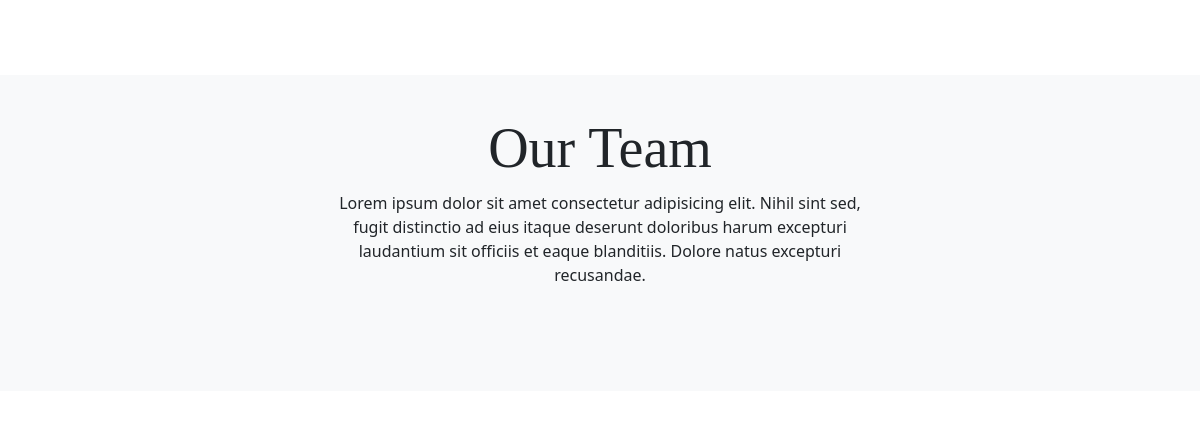
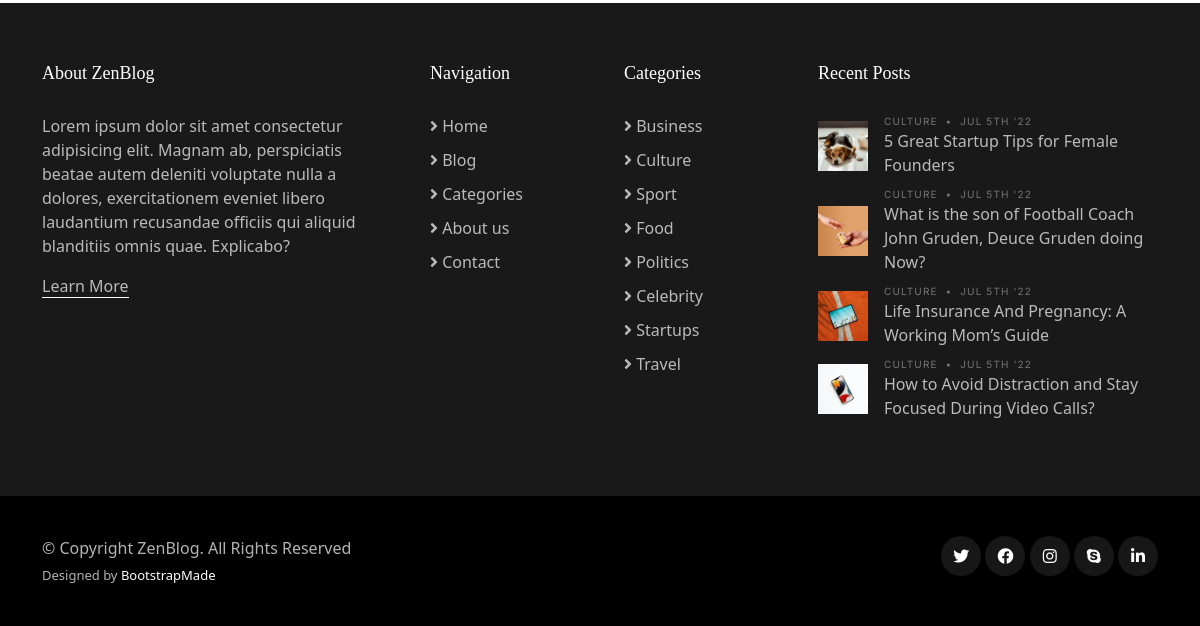
Page /about/ (lower part) on the earlier database version (2 pictures, top to bottom).
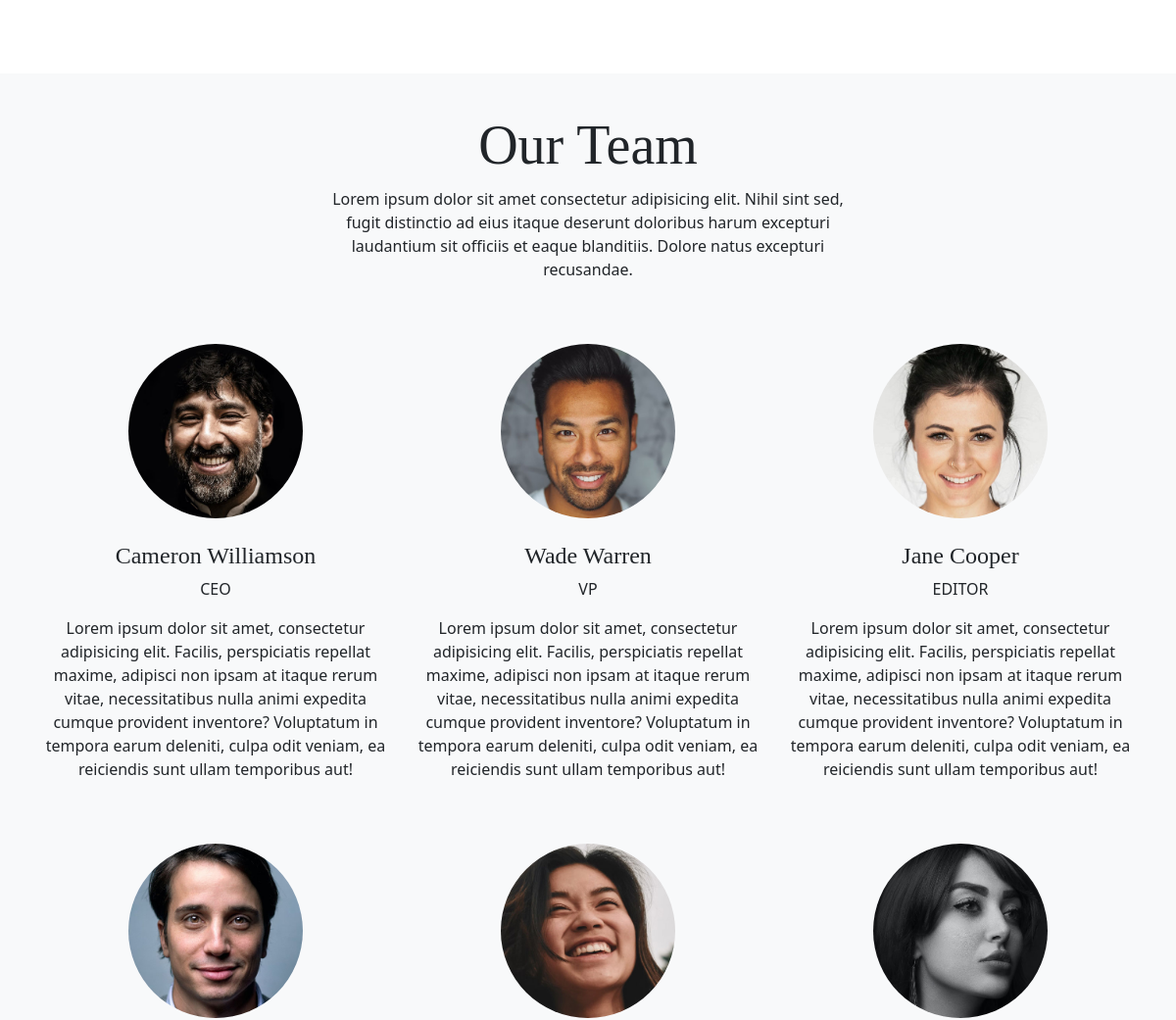
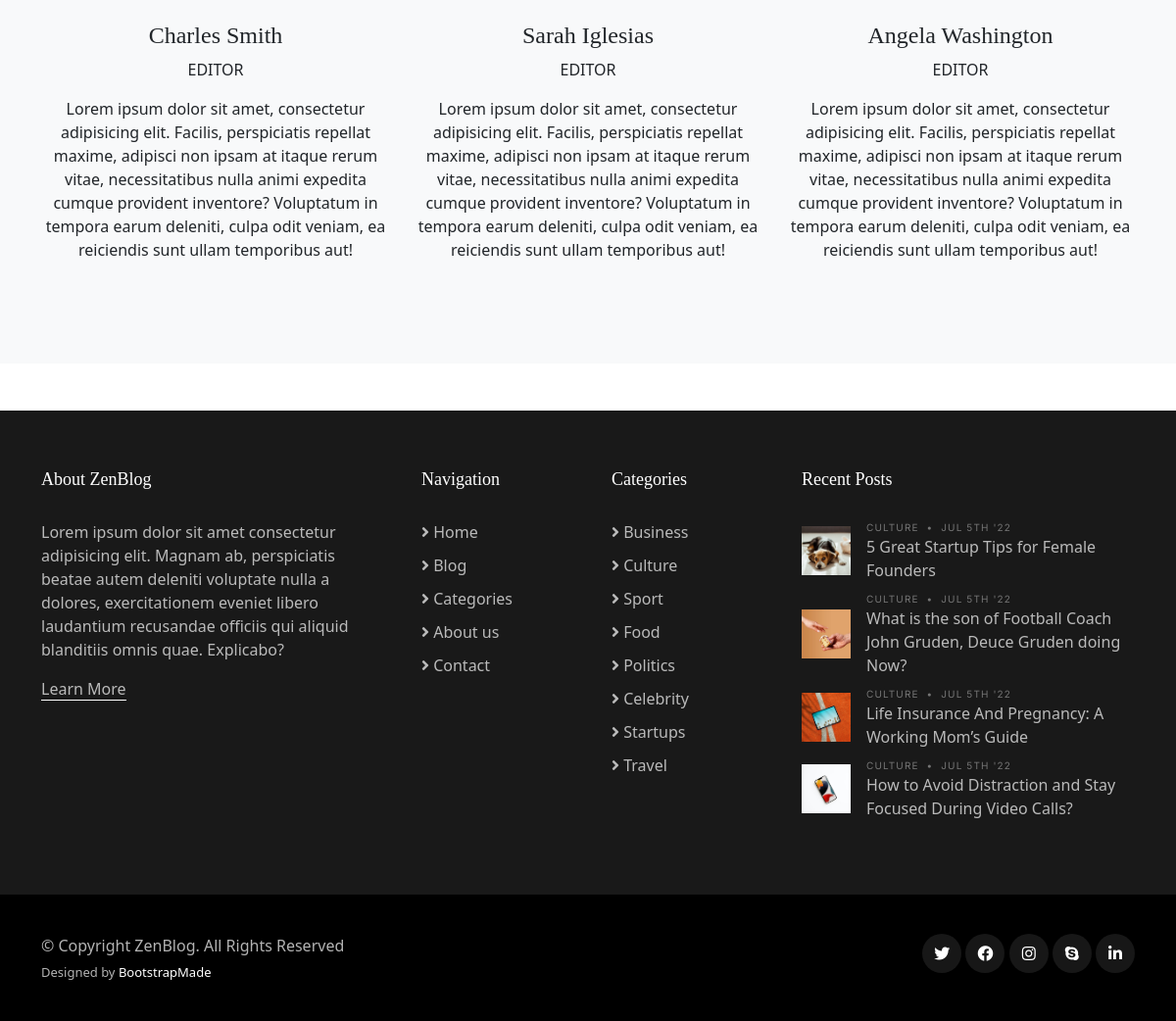
Same page on the later database version (2 pictures, top to bottom).
### blog/models.py (models this page shows, shortened)
class Team(models.Model):
    TEAM_CHOICES = [
        ('ceo', 'FOUNDER & CEO'),
        ('vp', 'FOUNDER, VP'),
        ('editor', 'EDITOR STAFF'),
    ]
    first_name = models.CharField(max_length=25)
    last_name = models.CharField(max_length=25)
    category = models.CharField(max_length=20, choices=TEAM_CHOICES)
    description = models.TextField()
    pics = models.ImageField(upload_to='team/')

### blog/views.py (the view)
# urls.py: path('about/', views.AboutPage.as_view(), name='about'),
class AboutPage(ListView):
    model = Team
    context_object_name = 'team'
    template_name = 'about.html'

### templates/blog/about.html (shortened to what this page needs)
{% extends 'base.html' %}
{% load static %}
{% block content %}
<main id="main">
    <section>
    </section>
    <section class="mb-5 bg-light">
        <div class="container" data-aos="fade-up">
            <div class="row">
                <div class="col-12 text-center mb-5">
                    <div class="row justify-content-center">
                        <div class="col-lg-6">
                            <h2 class="display-4">Our Team</h2>
                            <p>Lorem ipsum dolor sit amet consectetur adipisicing elit. Nihil sint sed, fugit distinctio
                                ad eius itaque deserunt doloribus harum excepturi laudantium sit officiis et eaque
                                blanditiis. Dolore natus excepturi recusandae.</p>
                        </div>
                    </div>
                </div>
                {% for person in team %}
                <div class="col-lg-4 text-center mb-5">
                    <img src="{{ person.pics.url}}" alt="" class="img-fluid rounded-circle w-50 mb-4">
                    <h4>{{ person.first_name }} {{ person.last_name}}</h4>
                    <span class="d-block mb-3 text-uppercase">{{ person.category|safe }}</span>
                    <p>{{ person.description }}</p>
                </div>
                {% endfor %}
            </div>
    </section>
</main>
{% endblock %}

### templates/blog/base.html (shortened to what this page needs)
<!DOCTYPE html>
{% load static %}
<html lang="en">
<head>
    <link rel="stylesheet" href="https://use.fontawesome.com/releases/v5.15.1/css/all.css">
    <link rel="stylesheet" href="//cdn.jsdelivr.net/npm/medium-editor@latest/dist/css/medium-editor.min.css"
        type="text/css" media="screen" charset="utf-8">
    <link href="{% static 'assets/swiper/swiper-bundle.min.css' %}" rel="stylesheet">
    <link rel="stylesheet" href="{% static 'assets/glightbox/css/glightbox.min.css' %}">
    <link rel="stylesheet" href="{% static 'assets/aos/aos.css' %}">
    <link href="https://cdn.jsdelivr.net/npm/bootstrap@5.3.2/dist/css/bootstrap.min.css" rel="stylesheet"
>
    <link href="{% static 'css/variables.css' %}" rel="stylesheet">
    <link href="{% static 'css/main.css' %}" rel="stylesheet">
</head>
<body>
    {% block content %}
    {% endblock %}
    <footer id="footer" class="footer">
        <div class="footer-content">
            <div class="container">
                <div class="row g-5">
                    <div class="col-lg-4">
                        <h3 class="footer-heading">About ZenBlog</h3>
                        <p>Lorem ipsum dolor sit amet consectetur adipisicing elit. Magnam ab, perspiciatis beatae autem
                            deleniti voluptate nulla a dolores, exercitationem eveniet libero laudantium recusandae
                            officiis qui aliquid blanditiis omnis quae. Explicabo?</p>
                        <p><a href="#" class="footer-link-more">Learn More</a></p>
                    </div>
                    <div class="col-6 col-lg-2">
                        <h3 class="footer-heading">Navigation</h3>
                        <ul class="footer-links list-unstyled">
                            <li><a href="{% url 'home' %}"><i class="fas fa-angle-right"></i> Home</a></li>
                            <li><a href="#"><i class="fas fa-angle-right"></i> Blog</a></li>
                            <li><a href="#"><i class="fas fa-angle-right"></i> Categories</a></li>
                            <li><a href="{% url 'about' %}"><i class="fas fa-angle-right"></i> About us</a></li>
                            <li><a href="{% url 'contact' %}"><i class="fas fa-angle-right"></i> Contact</a></li>
                        </ul>
                    </div>
                    <div class="col-6 col-lg-2">
                        <h3 class="footer-heading">Categories</h3>
                        <ul class="footer-links list-unstyled">
                            <li><a href="#"><i class="fas fa-angle-right"></i> Business</a></li>
                            <li><a href="#"><i class="fas fa-angle-right"></i> Culture</a></li>
                            <li><a href="#"><i class="fas fa-angle-right"></i> Sport</a></li>
                            <li><a href="#"><i class="fas fa-angle-right"></i> Food</a></li>
                            <li><a href="#"><i class="fas fa-angle-right"></i> Politics</a></li>
                            <li><a href="#"><i class="fas fa-angle-right"></i> Celebrity</a></li>
                            <li><a href="#"><i class="fas fa-angle-right"></i> Startups</a></li>
                            <li><a href="#"><i class="fas fa-angle-right"></i> Travel</a></li>
                        </ul>
                    </div>
                    <div class="col-lg-4">
                        <h3 class="footer-heading">Recent Posts</h3>
                        <ul class="footer-links footer-blog-entry list-unstyled">
                            <li>
                                <a href="#" class="d-flex align-items-center">
                                    <img src="{% static 'img/post-sq-1.jpg' %}" alt="" class="img-fluid me-3">
                                    <div>
                                        <div class="post-meta d-block"><span class="date">Culture</span> <span
                                                class="mx-1">&bullet;</span> <span>Jul 5th '22</span></div>
                                        <span>5 Great Startup Tips for Female Founders</span>
                                    </div>
                                </a>
                            </li>
                            <li>
                                <a href="#" class="d-flex align-items-center">
                                    <img src="{% static 'img/post-sq-2.jpg' %}" alt="" class="img-fluid me-3">
                                    <div>
                                        <div class="post-meta d-block"><span class="date">Culture</span> <span
                                                class="mx-1">&bullet;</span> <span>Jul 5th '22</span></div>
                                        <span>What is the son of Football Coach John Gruden, Deuce Gruden doing
                                            Now?</span>
                                    </div>
                                </a>
                            </li>
                            <li>
                                <a href="#" class="d-flex align-items-center">
                                    <img src="{% static 'img/post-sq-3.jpg' %}" alt="" class="img-fluid me-3">
                                    <div>
                                        <div class="post-meta d-block"><span class="date">Culture</span> <span
                                                class="mx-1">&bullet;</span> <span>Jul 5th '22</span></div>
                                        <span>Life Insurance And Pregnancy: A Working Mom’s Guide</span>
                                    </div>
                                </a>
                            </li>
                            <li>
                                <a href="#" class="d-flex align-items-center">
                                    <img src="{% static 'img/post-sq-4.jpg' %}" alt="" class="img-fluid me-3">
                                    <div>
                                        <div class="post-meta d-block"><span class="date">Culture</span> <span
                                                class="mx-1">&bullet;</span> <span>Jul 5th '22</span></div>
                                        <span>How to Avoid Distraction and Stay Focused During Video Calls?</span>
                                    </div>
                                </a>
                            </li>
                        </ul>
                    </div>
                </div>
            </div>
        </div>
        <div class="footer-legal">
            <div class="container">
                <div class="row justify-content-between">
                    <div class="col-md-6 text-center text-md-start mb-3 mb-md-0">
                        <div class="copyright">
                            © Copyright <strong><span>ZenBlog</span></strong>. All Rights Reserved
                        </div>
                        <div class="credits">
                            Designed by <a href="https://bootstrapmade.com/">BootstrapMade</a>
                        </div>
                    </div>
                    <div class="col-md-6">
                        <div class="social-links mb-3 mb-lg-0 text-center text-md-end">
                            <a href="#" class="twitter"><i class="fab fa-twitter"></i></a>
                            <a href="#" class="facebook"><i class="fab fa-facebook"></i></a>
                            <a href="#" class="instagram"><i class="fab fa-instagram"></i></a>
                            <a href="#" class="google-plus"><i class="fab fa-skype"></i></a>
                            <a href="#" class="linkedin"><i class="fab fa-linkedin-in"></i></a>
                        </div>
                    </div>
                </div>
            </div>
        </div>
    </footer>
</body>
</html>

### static/css/variables.css (style rules this page uses)
:root { --font-default: 'EB Garamond', system-ui, -apple-system, "Segoe UI", Roboto, "Helvetica Neue", Arial, "Noto Sans", "Liberation Sans", sans-serif, "Apple Color Emoji", "Segoe UI Emoji", "Segoe UI Symbol", "Noto Color Emoji"; --font-primary: 'EB Garamond', serif; --font-secondary: 'Inter', sans-serif; --color-default: #212529; --color-default-rgb: 33, 37, 41; --color-links: #212529; --color-links-hover: #15171a; --color-primary: #212529; --color-primary-light: #26282c; --color-primary-dark: #0b0c0e; --color-primary-rgb: 33, 37, 41; --color-primary-light-rgb: 38, 40, 44; --color-primary-dark-rgb: 11, 12, 14; --color-secondary: #596d80; --color-secondary-light: #8498aa; --color-secondary-dark: #404f5c; --color-secondary-rgb: 89, 109, 128; --color-secondary-light-rgb: 132, 152, 170; --color-secondary-dark-rgb: 64, 79, 92; --color-blue: #0d6efd; --color-blue-rgb: 13, 110, 253; --color-indigo: #6610f2; --color-indigo-rgb: 102, 16, 242; --color-purple: #6f42c1; --color-purple-rgb: 111, 66, 193; --color-pink: #f3268c; --color-pink-rgb: 243, 38, 140; --color-red: #df1529; --color-red-rgb: 223, 21, 4; --color-orange: #fd7e14; --color-orange-rgb: 253, 126, 20; --color-yellow: #ffc107; --color-yellow-rgb: 255, 193, 7; --color-green: #059652; --color-green-rgb: 5, 150, 82; --color-teal: #20c997; --color-teal-rgb: 32, 201, 151; --color-cyan: #0dcaf0; --color-cyan-rgb: 13, 202, 240; --color-white: #ffffff; --color-white-rgb: 255, 255, 255; --color-gray: #6c757d; --color-gray-rgb: 108, 117, 125; --color-black: #000000; --color-black-rgb: 0, 0, 0; }
:root { --bs-blue: var(--color-blue); --bs-indigo: var(--color-indigo); --bs-purple: var(--color-purple); --bs-pink: var(--color-pink); --bs-red: var(--color-red); --bs-orange: var(--color-orange); --bs-yellow: var(--color-yellow); --bs-green: var(--color-green); --bs-teal: var(--color-teal); --bs-cyan: var(--color-cyan); --bs-white: var(--color-white); --bs-gray: var(--color-gray); --bs-gray-dark: #343a40; --bs-gray-100: #f8f9fa; --bs-gray-200: #e9ecef; --bs-gray-300: #dee2e6; --bs-gray-400: #ced4da; --bs-gray-500: #adb5bd; --bs-gray-600: #6c757d; --bs-gray-700: #495057; --bs-gray-800: #343a40; --bs-gray-900: #212529; --bs-primary: var(--color-blue); --bs-secondary: var(--color-blue); --bs-success: #198754; --bs-info: #0dcaf0; --bs-warning: #ffc107; --bs-danger: #dc3545; --bs-light: #f8f9fa; --bs-dark: #212529; --bs-primary-rgb: var(--color-primary-rgb); --bs-secondary-rgb: var(--color-secondary-rgb); --bs-success-rgb: 25, 135, 84; --bs-info-rgb: 13, 202, 240; --bs-warning-rgb: 255, 193, 7; --bs-danger-rgb: 220, 53, 69; --bs-light-rgb: 248, 249, 250; --bs-dark-rgb: 33, 37, 41; --bs-white-rgb: var(--color-white-rgb); --bs-black-rgb: var(--color-black-rgb); --bs-body-color-rgb: var(--color-default-rgb); --bs-body-bg-rgb: 255, 255, 255; --bs-font-sans-serif: var(--font-default); --bs-font-monospace: SFMono-Regular, Menlo, Monaco, Consolas, "Liberation Mono", "Courier New", monospace; --bs-gradient: linear-gradient(180deg, rgba(255, 255, 255, 0.15), rgba(255, 255, 255, 0)); --bs-body-font-family: var(--font-default); --bs-body-font-size: 1rem; --bs-body-font-weight: 400; --bs-body-line-height: 1.5; --bs-body-color: var(--color-default); --bs-body-bg: #fff; }

Differences in the rows shown:
added Team: pics (picture), first_name "Cameron", last_name "Williamson", category "CEO", description "Lorem ipsum dolor sit amet, consectetur adipisicing elit. Facilis, perspiciatis repellat maxime, adipisci non ipsam at itaque rerum vitae, necessitatibus nulla animi expedita cumque provident inventore? Voluptatum in tempora earum deleniti, culpa odit veniam, ea reiciendis sunt ullam temporibus aut!"
added Team: pics (picture), first_name "Wade", last_name "Warren", category "VP", description "Lorem ipsum dolor sit amet, consectetur adipisicing elit. Facilis, perspiciatis repellat maxime, adipisci non ipsam at itaque rerum vitae, necessitatibus nulla animi expedita cumque provident inventore? Voluptatum in tempora earum deleniti, culpa odit veniam, ea reiciendis sunt ullam temporibus aut!"
added Team: pics (picture), first_name "Jane", last_name "Cooper", category "EDITOR", description "Lorem ipsum dolor sit amet, consectetur adipisicing elit. Facilis, perspiciatis repellat maxime, adipisci non ipsam at itaque rerum vitae, necessitatibus nulla animi expedita cumque provident inventore? Voluptatum in tempora earum deleniti, culpa odit veniam, ea reiciendis sunt ullam temporibus aut!"
added Team: pics (picture), first_name "Charles", last_name "Smith", category "EDITOR", description "Lorem ipsum dolor sit amet, consectetur adipisicing elit. Facilis, perspiciatis repellat maxime, adipisci non ipsam at itaque rerum vitae, necessitatibus nulla animi expedita cumque provident inventore? Voluptatum in tempora earum deleniti, culpa odit veniam, ea reiciendis sunt ullam temporibus aut!"
added Team: pics (picture), first_name "Sarah", last_name "Iglesias", category "EDITOR", description "Lorem ipsum dolor sit amet, consectetur adipisicing elit. Facilis, perspiciatis repellat maxime, adipisci non ipsam at itaque rerum vitae, necessitatibus nulla animi expedita cumque provident inventore? Voluptatum in tempora earum deleniti, culpa odit veniam, ea reiciendis sunt ullam temporibus aut!"
added Team: pics (picture), first_name "Angela", last_name "Washington", category "EDITOR", description "Lorem ipsum dolor sit amet, consectetur adipisicing elit. Facilis, perspiciatis repellat maxime, adipisci non ipsam at itaque rerum vitae, necessitatibus nulla animi expedita cumque provident inventore? Voluptatum in tempora earum deleniti, culpa odit veniam, ea reiciendis sunt ullam temporibus aut!"
